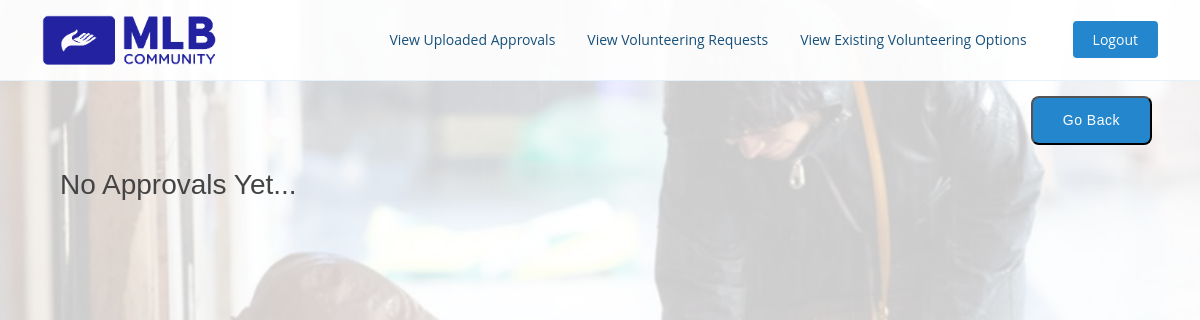
Page /admin_view_approvals (signed in) on the earlier database version.
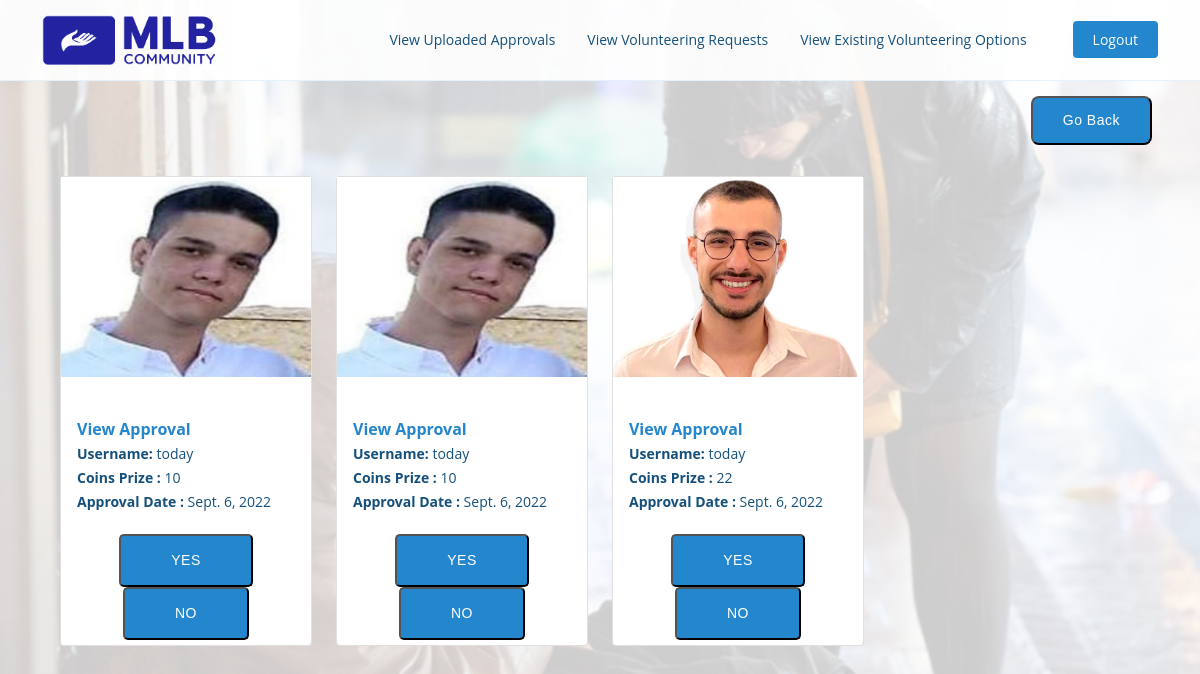
Same page on the later database version.
### myapp/models.py (models this page shows, shortened)
class UserExtend(models.Model):
    user = OneToOneField(User, on_delete=models.CASCADE)
    coins = IntegerField()
    coupons_list = CharField(max_length=1000000, null=True, blank=True)
    coupons_counter = IntegerField(default=0)
    date_list = CharField(max_length=1000000, null=True, blank=True)
    store_list = CharField(max_length=1000000, null=True, blank=True)
    approvals = ForeignKey('ApprovedPost',on_delete=models.SET_NULL, null=True, blank=True)
    def __str__(self):
        return self.user.username

class Approval(models.Model):
    user = ForeignKey(UserExtend, on_delete=models.SET_NULL, null=True, blank=True)
    date = DateField(default=date.today)
    description = CharField(blank=True, max_length=250, null=True)
    image = ImageField(upload_to="files/", null=True, blank=True)
    is_approved = BooleanField()
    value = IntegerField(blank=True, default=0)

### myapp/views.py (the view, shortened to what this page needs)
# urls.py: path('admin_view_approvals', views.adminViewApprovals, name='admin_view_approvals'),
def adminViewApprovals(request):
    approvals = Approval.objects.all()
    extendedUsers = UserExtend.objects.all()
    if not request.user.is_authenticated:
        redirect('login')
    user = request.user
    if user.username != 'admin':
        return redirect('/')
    return render(request, 'admin_view_approvals.html', {'approvals': approvals, 'extendedUsers': extendedUsers})

### templates/admin_view_approvals.html (shortened to what this page needs)
{% load static %}
<!DOCTYPE html>
<html lang="en">
<head>
    <link href="{% static 'newStyleGallery.css' %}" rel="stylesheet">
    <link href="{% static 'newStyleGalleryExtra.css' %}" rel="stylesheet">
</head>
<header id="header" class="fixed-top">
    <div class="container d-flex align-items-center justify-content-between">
      <a href="/" class="logo"><img src="files/files/MLBLogo.png" alt="" class="img-fluid" height="100"></a>
    {% include  "navbar.html" %}
    </div>
  </header>
<br><br>
<button style=" float: right;"type="submit" class="btn-get-started scrollto" onclick="myFunction()" >
    Go Back
</button>
<br><br><br>
<body class="m-5">
    <form method="POST">
<div class="container">
    <div class="row">
        <div class="col-md-9">
            <div class="row">
                {% for approval in approvals %}
                    <div class="col-md-4">
                        <div class="card my-2">
                            <img class="image-thumbail" src="{{ approval.image.url }}" alt="Card image cap">
                            <div class="card-body">
                                <br><a href="{{ approval.image.url }}"><b>View Approval</b></a>
                                <br><b><small>Username: </b></small></small> <small>{{ approval.user }}</small><br>
                                <b> <small>Coins Prize : </b></small><small>{{ approval.value }} </b></small><br>
                                <b> <small>Approval Date : </b></small><small>{{ approval.date }} </b></small>
                            </div>
                            <section id="hero" >
                            <div class="text-center">
                                <button type="submit" class="btn-get-started scrollto" value={{approval.id}}  name="{{approval.id}}">
                                    YES
                                </button>
                                <button type="submit" class="btn-get-started scrollto" value={{approval.id}}  name="-{{approval.id}}">
                                    NO
                        </button>
                            </div>
                            </section>
                        </div>
                    </div>
                {% empty %}
                    <h3>No Approvals Yet...</h3>
                {% endfor %}
            </div>
        </div>
    </div>
</div>
    </form>
</body>
</html>

### templates/navbar.html (shortened to what this page needs)
<nav id="navbar" class="navbar">
    <ul>
        {% if user.is_authenticated %}
            {% for e in extendedUsers %}
                {% if e.user.username == user.username %}
                    {% if e.user.username == 'admin' %}
                        <li><a class="nav-link scrollto" href="admin_view_approvals">View Uploaded Approvals</a></li>
                        <li><a class="nav-link scrollto" href="admin_view_volunteering_requests">View Volunteering Requests</a></li>
                        <li><a class="nav-link scrollto" href="admin_view_existing_posts">View Existing Volunteering Options</a></li>
                        <li><a class="getstarted scrollto" href="logout">Logout</a></li>
                    {% endif %}
                {% endif %}
            {% endfor %}
        {% else %}
            <li><a class="nav-link scrollto" href="about">About</a></li>
            <li><a class="nav-link scrollto" href="prices">Prices & Coupons</a></li>
            <li><a class="getstarted scrollto" href="register">Register</a></li>
            <li><a class="getstarted scrollto" href="login">Login</a></li>
        {% endif %}
    </ul>
</nav>

Differences in the rows shown:
added Approval: image (picture), user "today", value "10", date "Sept. 6, 2022", {{ approval.id }} 21 (drawn)
added Approval: image (picture), user "today", value "10", date "Sept. 6, 2022", {{ approval.id }} 22 (drawn)
added Approval: image (picture), user "today", value "22", date "Sept. 6, 2022", {{ approval.id }} 23 (drawn)
Other differences:
text no longer shown: "No Approvals Yet..."
